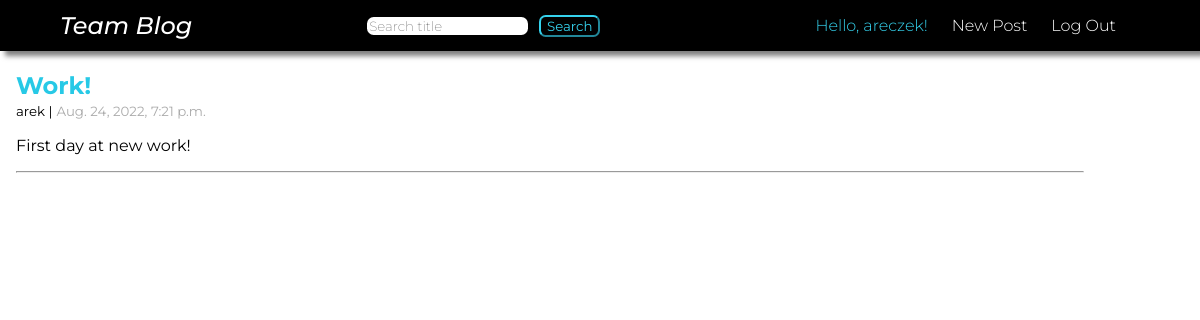
The page /page/3 (signed in) on the database its author committed.
### pages/models.py (models this page shows, shortened)
class Page(models.Model):
    title = models.CharField(max_length=155)
    author = models.ForeignKey("auth.User", on_delete=models.CASCADE)
    body = models.TextField(max_length=255, blank=True)
    created = models.DateTimeField(auto_now_add=True)

### pages/views.py (the view)
# urls.py: path("page/<int:pk>", PageDetailView.as_view(), name="pages_detail"),
class PageDetailView(DetailView):
    model = Page
    template_name = "pages_detail.html"

### templates/pages_detail.html (shortened to what this page needs)
{% extends 'base.html' %}
{% load static %}
{% block content %}
<div class="page-list">
    <h2><a href="{% url 'pages_detail' page.pk %}">{{ page.title }}</a></h2>
    <small>{{ page.author }} |</small>
    <small class="time">{{ page.created }}</small>
    <p>{{ page.body }}</p>
    <hr class="post-separator">
</div>
{% endblock content %}

### templates/base.html (shortened to what this page needs)
{% load static %}
<!DOCTYPE html>
<html lang="en">
<head>
    <link rel="stylesheet" href="{% static 'css/base.css' %}">
</head>
<body>
    <div class="head">
        <header>
            <a class="logo" href="{% url 'home' %}">Team Blog</a>
            <form action="{% url 'search_title' %}" method=POST>
                <input class="nav-search" type='search' placeholder="Search title" autocomplete="off", name="searched">
                <button class="btn-search" type="submit">Search</button>
            </form>
            <nav>
                <ul>
                    {% if user.is_authenticated %}
                        <li>Hello, {{ user.username }}!</li>
                        <li><a href="{% url 'create_post' %}">New Post</a></li>
                        <li><a href="{% url 'logout' %}">Log Out</a></li>
                    {% else %}
                        <li><a href="{% url 'login' %}">Login</a></li>
                        <li><a href="{% url 'signup' %}">Sign Up</a></li>
                     {% endif %}
                 </ul>
             </nav>
        </header>
    </div>
    {% block content %}
    {% endblock content %}
</body>
</html>

### static/css/base.css (style rules this page uses)
body { margin: 0; }
a { text-decoration: none; }
header { display: flex; justify-content: space-between; box-shadow: 5px 5px 5px rgba(0, 0, 0, 0.5); }
h2 { font-family: "Montserrat", sans-serif; font-weight: 500; font-weight: bold; margin-bottom: .1em; }
h2 a { color: rgb(39, 201, 230); text-decoration: double; }
hr { width: 90%; margin-left: 0; margin-right: 0; }
form p, p { font-family: "Montserrat", sans-serif; font-weight: 400; }
.page-list { margin-left: 1em; }
.head { background-color: black; margin: 0; width: 100% }
ul { list-style: none; display: flex; font-family: "Montserrat", sans-serif; font-weight: 300; }
li { color: rgb(53, 210, 237); padding-right: 1.5em; }
li a { color: rgb(255, 255, 255); }
.logo { font-family: "Montserrat", sans-serif; font-weight: 500; font-style: italic; font-size: 1.5rem; text-decoration: none; color: white; }
header { display: flex; justify-content: space-between; align-items: center; padding: 0 5%; }
.nav-search { border-radius: 0.5em; border-style: none; font-family: "Montserrat", sans-serif; font-weight: 200; }
.btn-search { margin-left: .5em; border-radius: 0.5em; border-color: rgb(53, 210, 237); background-color: black; color: rgb(53, 210, 237); font-family: "Montserrat", sans-serif; cursor: pointer; transition: color .2s, background-color .2s; }
.time { color: rgb(171, 171, 171); }
small { font-family: "Montserrat", sans-serif; }

### rows shown on the page
Page: title "Work!", author "arek", created "Aug. 24, 2022, 7:21 p.m.", body "First day at new work!"

### other values the page prints
{{ user.username }} "areczek"
